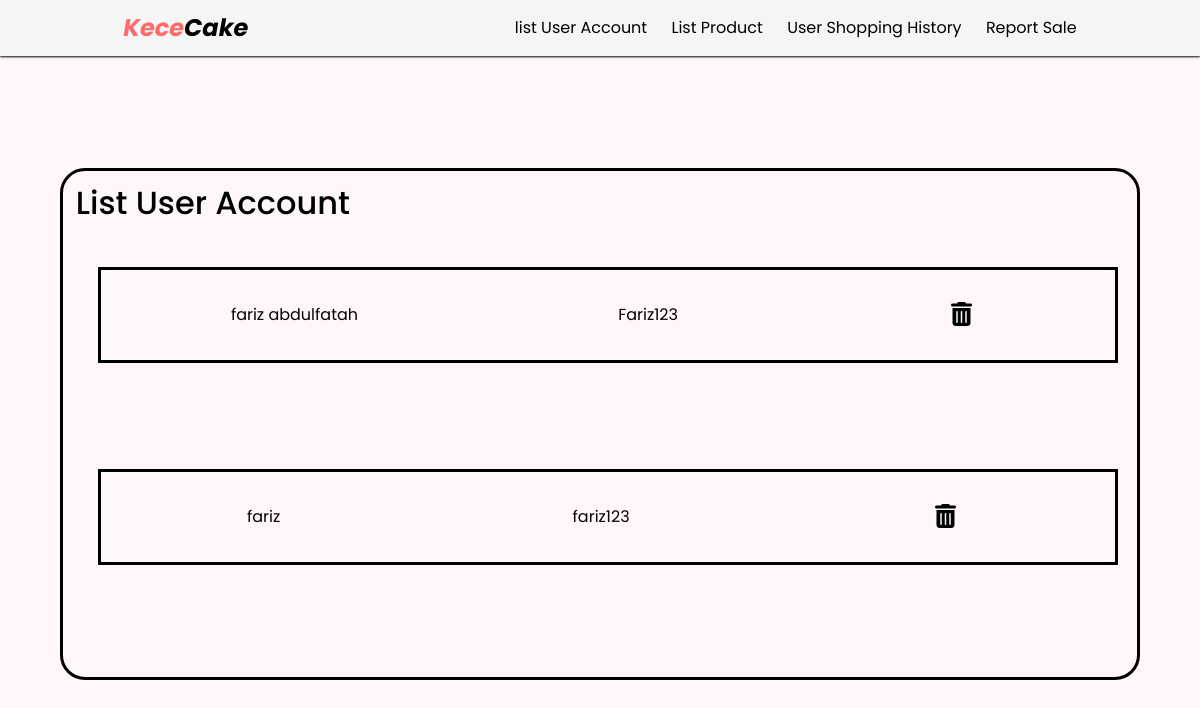
The page /admin/listuseraccount.php (signed in) on the database its author committed.
### tables this page shows
CREATE TABLE `user` (
  `User_id` int(11) NOT NULL,
  `Username` varchar(255) NOT NULL,
  `Email` varchar(255) NOT NULL,
  `Password` varchar(255) NOT NULL
);

### php/System/system.php (called while the page is built, shortened)
<?php
class Database {
        private ?string
        $host = null,
        $port = null,
        $user = null,
        $password = null,
        $location = null;
        public function __construct($host, $port, $user, $password, $location){
            $this->host = $host;
            $this->port = $port;
            $this->user = $user;
            $this->password = $password;
            $this->location = $location;
        }
        public function connectDb()
        {
            try {
                return new PDO(
                    "mysql:host={$this->host}:{$this->port};dbname={$this->location}",
                    $this->user,
                    $this->password
                );
            } catch (PDOException $err) {
                return null;
            }
        }
    public function getuser()
        {
        $db = $this->connectDb();
        $query = "SELECT * FROM user";
        $results = $db->query($query);
        return $results;
        }
}
?>

### admin/Listuseraccount.php (the view, shortened to what this page needs)
<?php
  require "../php/System/system.php";
  $listuser = $auth->getuser();
?>
<!DOCTYPE html>
<html lang="en">
  <head>
    <link
      href="https://cdn.jsdelivr.net/npm/bootstrap@5.3.7/dist/css/bootstrap.min.css"
      rel="stylesheet"
    />
    <link rel="stylesheet" href="../css/Admin/Listuseraccount.css" />
  </head>
  <body>
    <div class="navbar">
      <a href="Listuseraccount.php">
        <div class="navbar-left"><span>Kece</span>Cake</div>
      </a>
      <div class="navbar-middle">
        <ul>
          <a href="Listuseraccount.php"><li>list User Account</li></a>
          <a href="Listproduct.php"><li>List Product</li></a>
          <a href="Listhistory.php"><li>User Shopping History</li></a>
          <a href="Reportsale.php"><li>Report Sale</li></a>
        </ul>
      </div>
    </div>
    <div class="containerr">
      <div class="listuseraccount">
        <h2>List User Account</h2>
        <div class="listuser">
        <?php foreach($listuser as $hasillistuser): ?>
          <div class="user">
            <div class="username">
              <p><?= $hasillistuser["Username"]?></p>
            </div>
            <div class="password">
              <p><?= $hasillistuser["Password"]?></p>
            </div>
            <div class="button">
              <form action="" method="post">
                <button type="submit" name="deleteuser" class="btn">
                  <i class="fa-solid fa-trash-can fa-xl"></i>
                </button>
              </form>
            </div>
          </div>
        <?php endforeach; ?>
        </div>
      </div>
    </div>
  </body>
</html>

### css/Admin/Listuseraccount.css (style rules this page uses)
* { margin: 0; padding: 0; color: black; list-style-type: none; --primary_btn: rgba(255, 107, 107, 1); --bg_color: rgba(255, 247, 247, 1); font-family: "poppins", sans-serif; }
.navbar { display: flex; justify-content: space-around; background-color: whitesmoke; height: 3.5rem; align-items: center; box-shadow: 0px 1.4px 2px black; }
.navbar a { text-decoration: none; }
.navbar .navbar-left { font-size: 1.5rem; padding: 0; font-weight: bold; font-style: italic; }
.navbar .navbar-left span { color: var(--primary_btn); }
.navbar .navbar-middle ul li { display: inline-block; padding-left: 20px; }
.navbar .navbar-middle ul { padding: 0; margin: 0; }
.containerr { width: 100%; height: 92dvh; background-color: var(--bg_color); display: flex; align-items: center; justify-content: center; }
.containerr .listuseraccount { border: 0.2rem solid black; border-radius: 25px; width: 90%; height: 32rem; }
.containerr .listuseraccount h2 { margin: 0.8rem; }
.containerr .listuser { height: 80%; display: flex; justify-content: space-around; flex-wrap: wrap; overflow-y: auto; overflow-x: hidden; scroll-behavior: smooth; box-sizing: border-box; }
.containerr .listuseraccount .listuser .user { width: 95%; height: 6rem; border: 3px solid black; margin-top: 2rem; margin-left: 1rem; display: flex; align-items: center; justify-content: space-around; }
.containerr .listuseraccount .listuser p { margin-bottom: 0; }

### rows shown on the page
user: Username "fariz abdulfatah", Password "Fariz123"
user: Username "fariz", Password "fariz123"
